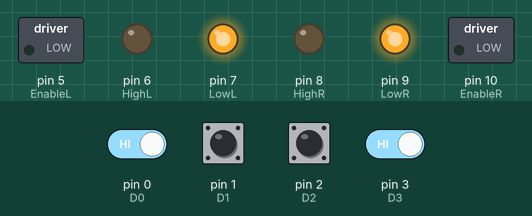
A sketch run on a simulated Arduino Mega 2560, built with avr-gcc and run on an emulated ATmega2560. Shown: switched loads named in the sketch (green lamp = pin HIGH), output pins drawn as LEDs (lit = HIGH). Inputs (shaded band) come from the test bench; at power-on: pin 0 (D0), pin 1 (D1), pin 2 (D2), pin 3 (D3) HIGH.

Above: at 1.2 s.
1.3 s: pin 0 (D0) driven LOW and pin 3 (D3) driven LOW
At 1.9 s:
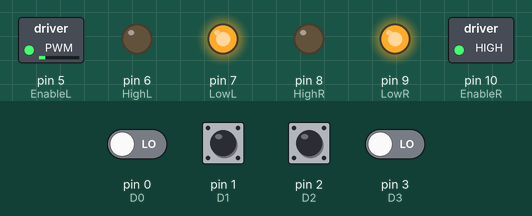
2.8 s: pin 1 (D1) pulled LOW for 0.15 s
At 2.87 s:
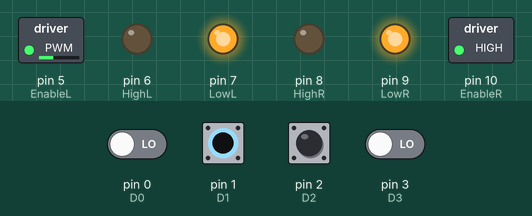
4.4 s: pin 2 (D2) pulled LOW for 0.15 s
At 4.47 s:
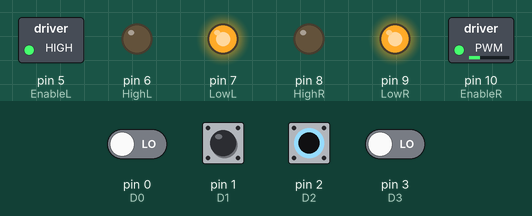
6.0 s: pin 1 (D1) pulled LOW for 1 s
At 7.5 s:
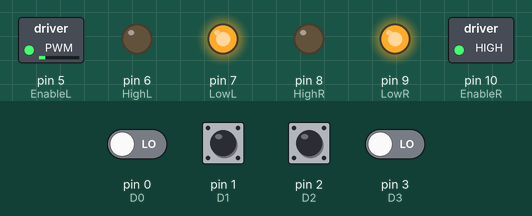
8.5 s: pin 0 (D0) driven HIGH
At 9.7 s:
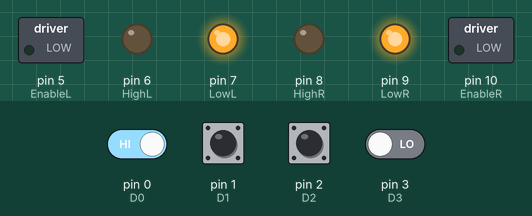
10.0 s: pin 2 (D2) pulled LOW for 1 s
At 10.8 s:
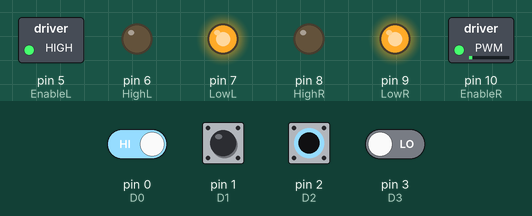
Timing chart, 0 to 13.0 s (numbered marks = the images above; inputs shaded):
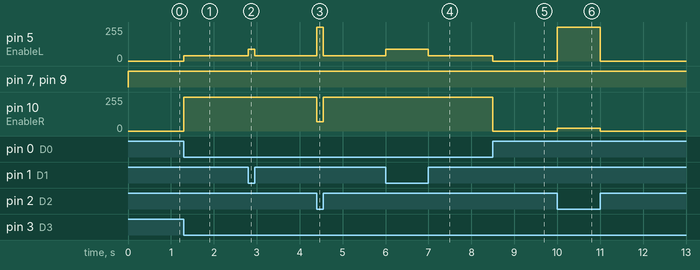

The sketch:

Test.ino
```cpp
const int EnableL = 5;
const int HighL = 6;       // LEFT SIDE MOTOR
const int LowL =7;

const int EnableR = 10;
const int HighR = 8;       //RIGHT SIDE MOTOR
const int LowR =9;

const int D0 = 0;       //Raspberry pin 21    LSB
const int D1 = 1;       //Raspberry pin 22
const int D2 = 2;       //Raspberry pin 23
const int D3 = 3;       //Raspberry pin 24    MSB

int a,b,c,d,data;


void setup() {

pinMode(EnableL, OUTPUT);
pinMode(HighL, OUTPUT);
pinMode(LowL, OUTPUT);


pinMode(EnableR, OUTPUT);
pinMode(HighR, OUTPUT);
pinMode(LowR, OUTPUT);

pinMode(D0, INPUT_PULLUP);
pinMode(D1, INPUT_PULLUP);
pinMode(D2, INPUT_PULLUP);
pinMode(D3, INPUT_PULLUP);


}

void Data()
{
   a = digitalRead(D0);
   b = digitalRead(D1);
   c = digitalRead(D2);
   d = digitalRead(D3);

   data = 8*d+4*c+2*b+a;
}

void Forward()
{
  digitalWrite(HighL, LOW);
  digitalWrite(LowL, HIGH);
  analogWrite(EnableL,255);

  digitalWrite(HighR, LOW);
  digitalWrite(LowR, HIGH);
  analogWrite(EnableR,255);

}


void Backward()
{
  digitalWrite(HighL, HIGH);
  digitalWrite(LowL, LOW);
  analogWrite(EnableL,255);

  digitalWrite(HighR, HIGH);
  digitalWrite(LowR, LOW);
  analogWrite(EnableR,255);

}

void Stop()
{
  digitalWrite(HighL, LOW);
  digitalWrite(LowL, HIGH);
  analogWrite(EnableL,0);

  digitalWrite(HighR, LOW);
  digitalWrite(LowR, HIGH);
  analogWrite(EnableR,0);

}

void Left1()
{
  digitalWrite(HighL, LOW);
  digitalWrite(LowL, HIGH);
  analogWrite(EnableL,90);

  digitalWrite(HighR, LOW);
  digitalWrite(LowR, HIGH);
  analogWrite(EnableR,255);

}

void Left2()
{
  digitalWrite(HighL, LOW);
  digitalWrite(LowL, HIGH);
  analogWrite(EnableL,70);

  digitalWrite(HighR, LOW);
  digitalWrite(LowR, HIGH);
  analogWrite(EnableR,255);

}


void Left3()
{
  digitalWrite(HighL, LOW);
  digitalWrite(LowL, HIGH);
  analogWrite(EnableL,40);

  digitalWrite(HighR, LOW);
  digitalWrite(LowR, HIGH);
  analogWrite(EnableR,255);

}

void Right1()
{
  digitalWrite(HighL, LOW);
  digitalWrite(LowL, HIGH);
  analogWrite(EnableL,255);

  digitalWrite(HighR, LOW);
  digitalWrite(LowR, HIGH);
  analogWrite(EnableR,90);

}
void Right2()
{
  digitalWrite(HighL, LOW);
  digitalWrite(LowL, HIGH);
  analogWrite(EnableL,255);

  digitalWrite(HighR, LOW);
  digitalWrite(LowR, HIGH);
  analogWrite(EnableR,70);

}

void Right3()
{
  digitalWrite(HighL, LOW);
  digitalWrite(LowL, HIGH);
  analogWrite(EnableL,255);

  digitalWrite(HighR, LOW);
  digitalWrite(LowR, HIGH);
  analogWrite(EnableR,20);

}


void loop()
{
  Data();
  if(data==0)
   {
     Forward();
   }

  else if(data==1)
   {
     Right1();
   }

  else if(data==2)
   {
     Right2();
   }

  else if(data==3)
   {
     Right3();
   }

  else if(data==4)
   {
     Left1();
   }

  else if(data==5)
   {
     Left2();
   }

  else if(data==6)
   {
     Left3();
   }

  else if (data>6)
   {
     Stop();
   }


}
```

Measured:
- after the input at 1.3 s, pin 5 (EnableL): 0/255 → 40/255 at once; pin 10 (EnableR): 0/255 → 255/255 at once
- after the input at 2.8 s, pin 5 (EnableL): 40/255 → 90/255 at once, → 40/255 0.15 s later
- after the input at 4.4 s, pin 5 (EnableL): 40/255 → 255/255 at once, → 40/255 0.15 s later; pin 10 (EnableR): 255/255 → 70/255 at once, → 255/255 0.15 s later
- after the input at 6.0 s, pin 5 (EnableL): 40/255 → 90/255 at once, → 40/255 1.0 s later
- after the input at 8.5 s, pin 5 (EnableL): 40/255 → 0/255 at once; pin 10 (EnableR): 255/255 → 0/255 at once
- after the input at 10.0 s, pin 5 (EnableL): 0/255 → 255/255 at once, → 0/255 1.0 s later; pin 10 (EnableR): 0/255 → 20/255 at once, → 0/255 1.0 s later
